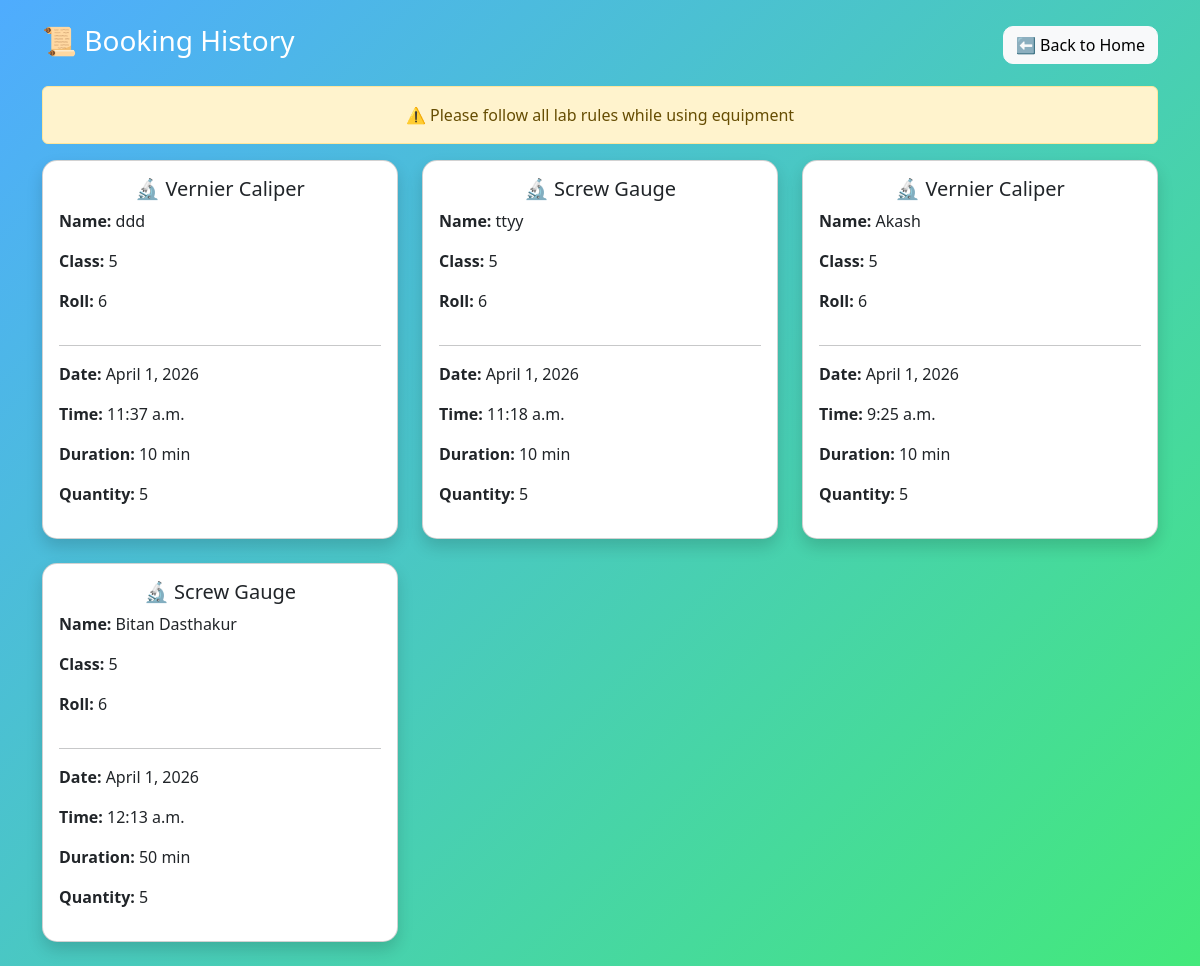
Before: /history/ with the older database file.
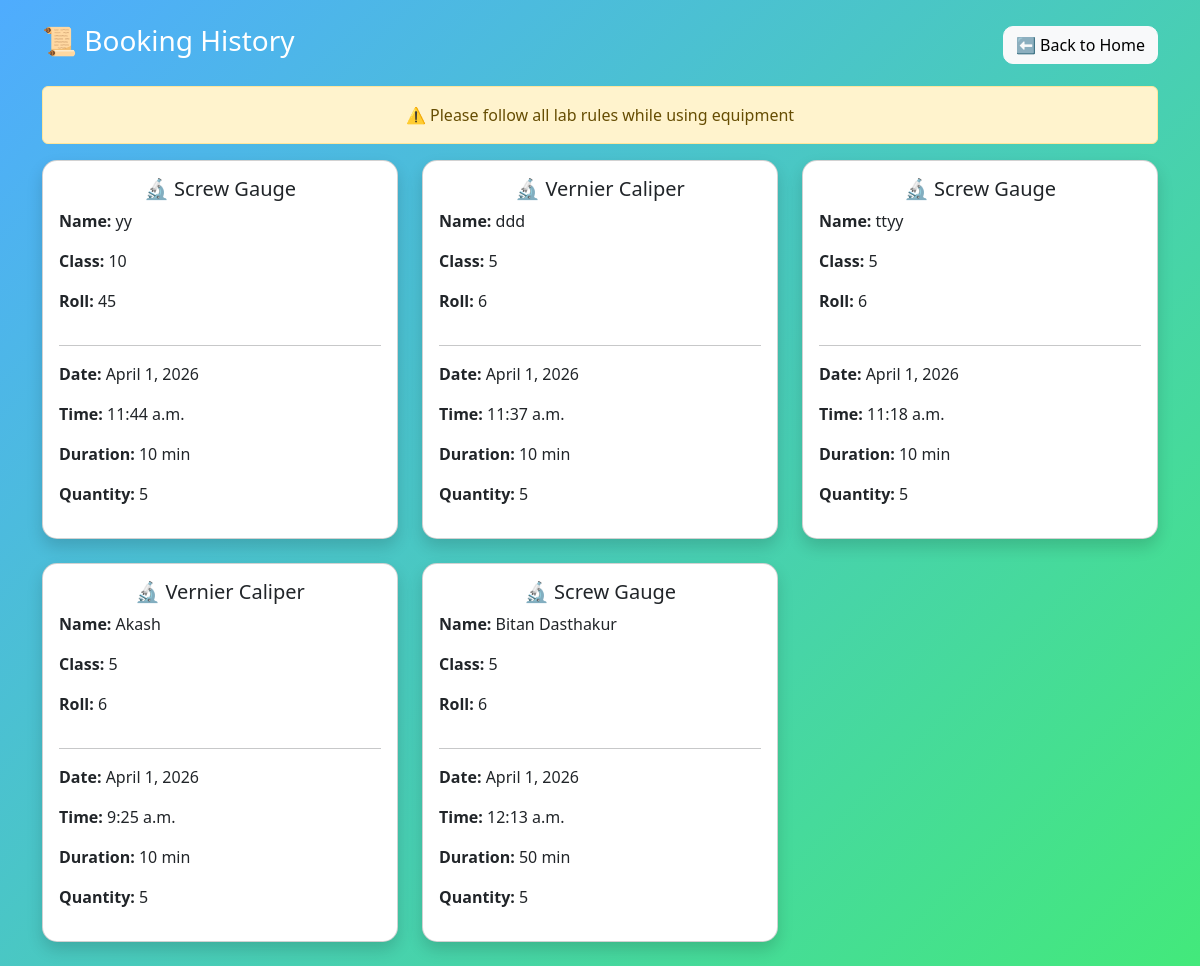
After: the same page with the newer database file.
### booking/models.py (models this page shows, shortened)
class Booking(models.Model):
    equipment = models.ForeignKey(Equipment, on_delete=models.CASCADE)
    name = models.CharField(max_length=100)
    student_class = models.CharField(max_length=50)
    roll = models.CharField(max_length=20)
    pin = models.CharField(max_length=10)
    quantity = models.IntegerField(default=1)
    booking_date = models.DateField()
    booking_time = models.TimeField()
    duration = models.IntegerField(default=60)
    purpose = models.TextField(blank=True, null=True)
    booked_at = models.DateTimeField(default=timezone.now)
    @property
    def duration_display(self):
        hours = self.duration // 60
        minutes = self.duration % 60
        if hours and minutes:
            return f"{hours} hour {minutes} min"
        elif hours:
            return f"{hours} hour"
        else:
            return f"{minutes} min"
    class Meta:
        ordering = ['-booking_date', '-booking_time']

class Equipment(models.Model):
    CATEGORY_CHOICES = [
        ('physics', 'Physics'),
        ('chemistry', 'Chemistry'),
        ('biology', 'Biology'),
        ('computer', 'Computer'),
        ('geography', 'Geography'),
    ]
    name = models.CharField(max_length=100)
    quantity = models.IntegerField()
    available = models.IntegerField(blank=True, null=True)
    category = models.CharField(
        max_length=20,
        choices=CATEGORY_CHOICES,
        default='physics'
    )

### booking/views.py (the view)
# urls.py: path('history/', views.booking_history, name='history'),
def booking_history(request):
    bookings = Booking.objects.all().order_by('-booking_date', '-booking_time')
    return render(request, 'history.html', {'bookings': bookings})

### booking/templates/history.html (shortened to what this page needs)
<!DOCTYPE html>
<html>
<head>
    <link href="https://cdn.jsdelivr.net/npm/bootstrap@5.3.0/dist/css/bootstrap.min.css" rel="stylesheet">
</head>
<body>
<div class="container mt-4">
    <div class="header">
        <h3 class="text-white">📜 Booking History</h3>
        <a href="{% url 'home' %}" class="btn btn-light back-btn">
            ⬅ Back to Home
        </a>
    </div>
    <div class="alert alert-warning text-center">
        ⚠️ Please follow all lab rules while using equipment
    </div>
    <div class="row">
        {% for b in bookings %}
        <div class="col-md-4 mb-4">
            <div class="card shadow p-3 h-100">
                <h5 class="text-center">🔬 {{ b.equipment.name }}</h5>
                <p><b>Name:</b> {{ b.name }}</p>
                <p><b>Class:</b> {{ b.student_class }}</p>
                <p><b>Roll:</b> {{ b.roll }}</p>
                <hr>
                <p><b>Date:</b> {{ b.booking_date }}</p>
                <p><b>Time:</b> {{ b.booking_time }}</p>
                <p><b>Duration:</b> {{ b.duration_display }}</p>
                <p><b>Quantity:</b> {{ b.quantity }}</p>
            </div>
        </div>
        {% empty %}
            <p class="empty">No bookings yet</p>
        {% endfor %}
    </div>
</div>
</body>
</html>

### booking/templates/history.html (style rules this page uses)
body { background: linear-gradient(135deg, #4facfe, #43e97b); min-height: 100vh; }
.card { border-radius: 15px; }
.header { display: flex; justify-content: space-between; align-items: center; margin-bottom: 20px; }
.back-btn { border-radius: 10px; }

Changed rows visible on the page:
added Booking: equipment.name "Screw Gauge", name "yy", student_class "10", roll "45", booking_date "April 1, 2026", booking_time "11:44 a.m.", duration_display "10 min", quantity "5"
